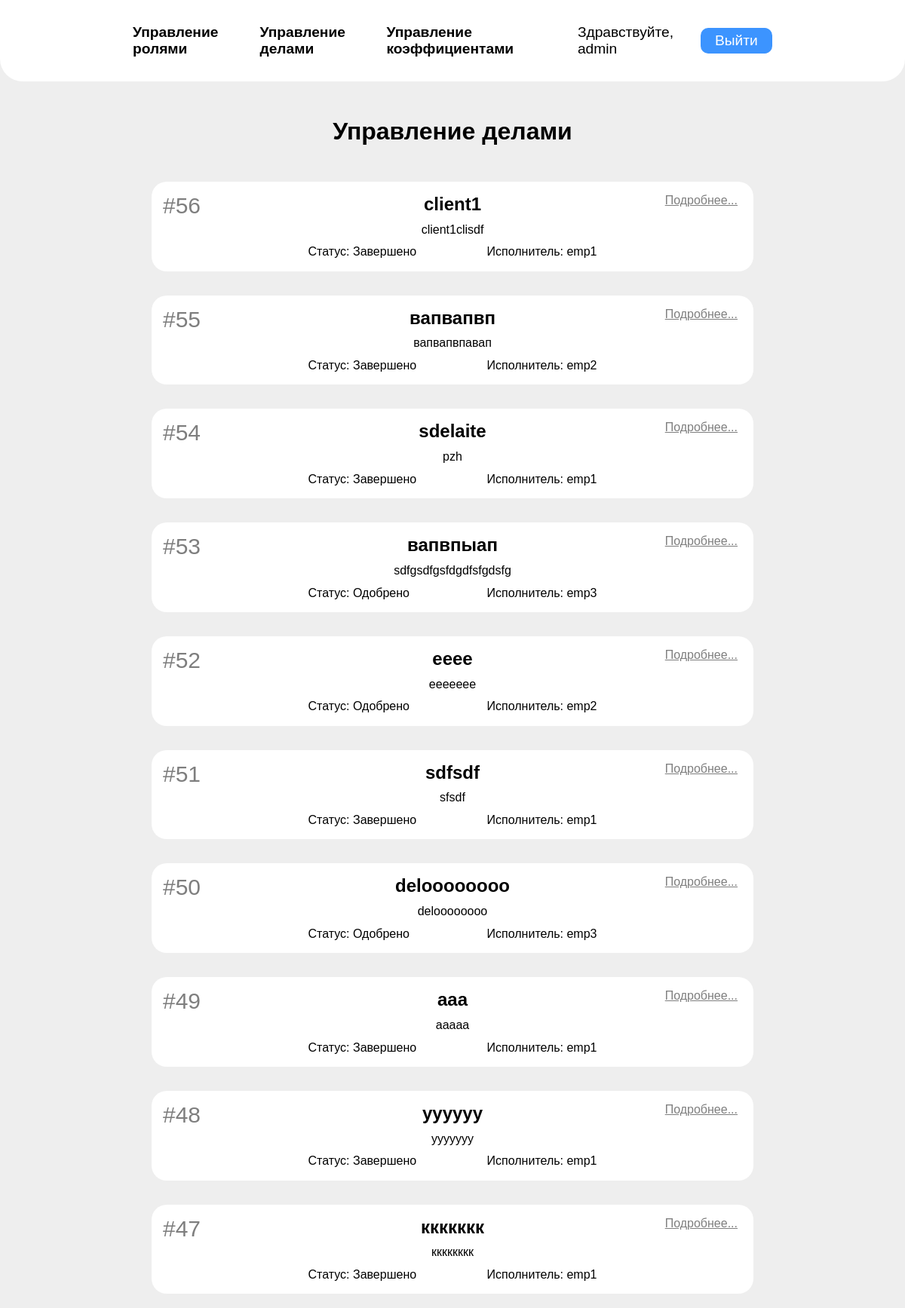
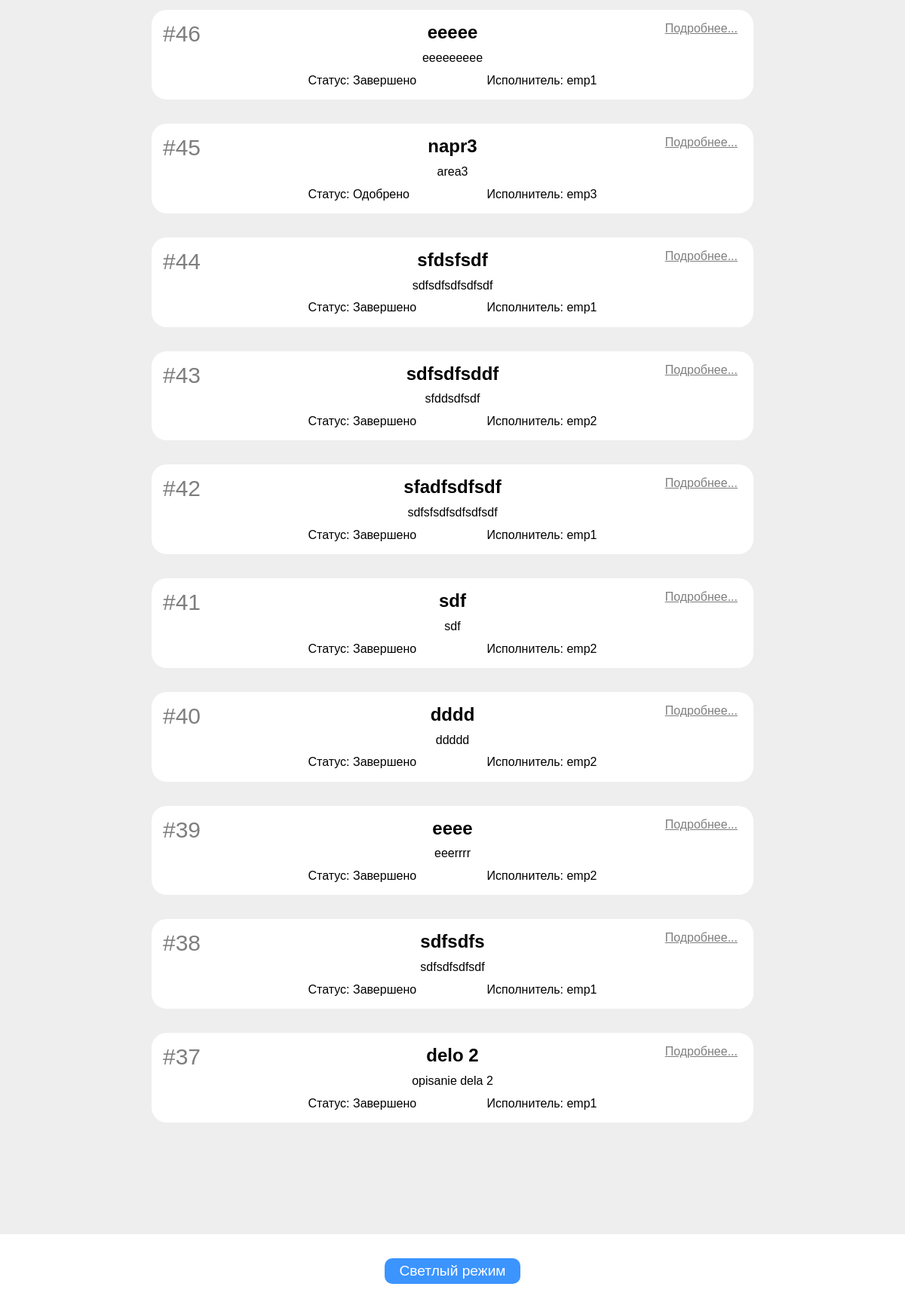
The app's page /Admin/TasksPage/AdminTasksPage.php (signed in) with its own data (2 pictures, top to bottom).
### tables this page shows
CREATE TABLE `task` (
  `id` int(11) NOT NULL,
  `name` varchar(30) NOT NULL,
  `description` text NOT NULL,
  `photoURL` varchar(255) DEFAULT NULL,
  `area_id` int(11) NOT NULL DEFAULT 1,
  `complexity_id` int(11) NOT NULL DEFAULT 1,
  `client_id` int(11) NOT NULL,
  `employee_id` int(11) NOT NULL,
  `employer_id` int(11) NOT NULL,
  `status` varchar(30) NOT NULL,
  `date` date DEFAULT NULL
);

CREATE TABLE `user` (
  `id` int(11) NOT NULL,
  `login` varchar(30) NOT NULL,
  `password` varchar(30) NOT NULL,
  `role` varchar(30) NOT NULL
);

### Admin/TasksPage/FetchShowTasks.php (the view, shortened to what this page needs)
<?php
include '../../db_connect.php';
$sql = "
    SELECT
        t.id AS task_id,
        t.name AS task_name,
        t.status AS task_status,
        t.description AS task_description,
        t.date AS task_date,
        a.name AS area_name,
        u.login AS employee_login
    FROM task t
    LEFT JOIN user u ON t.employee_id = u.id
    LEFT JOIN area a ON t.area_id = a.id
    ORDER BY t.id DESC";
$result = $conn->query($sql);
if ($result && $result->num_rows > 0) {
    while ($row = $result->fetch_assoc()) {
        $TaskTitle = $row['task_name'];
        $TaskId = $row['task_id'];
        $TaskDesc = $row['task_description'];
        $TaskStatus = $row['task_status'];
        $TaskEmployee = $row['employee_login'] ?? '-';
        ?>
        <div class="task">
            <h2 class="task-title"><?php echo $TaskTitle; ?></h2>
            <p class="task-desc"><?php echo $TaskDesc; ?></p>
            <span class="task-id">#<?php echo $TaskId; ?></span>
            <button class="task-details-btn">Подробнее...</button>
            <div class="task-bottom">
                <p class="task-status">Статус: <?php echo $TaskStatus; ?></p>
                <p class="task-employee">Исполнитель: <?php echo $TaskEmployee; ?></p>
            </div>
        </div>
        <?php
    }
} else {
    echo "<p>Дел нет.</p>";
}
?>

### assets/css/styles.css (style rules this page uses)
:root { --font-family: 'Poppins', sans-serif; --accent: #3c94ff; --accent-hover: #3053f0; --white: #fff; --light-gray: #eee; --main-color-dark: #252525; --text-color-dark: #848b97; }
*, *::before, *::after { box-sizing: border-box; }
h1, h2, h3, p { margin: 0; }
body { font-family: var(--font-family), sans-serif; background-color: var(--light-gray); }
.task { position: relative; padding: 1em; display: flex; flex-direction: column; align-items: center; gap: 0.7em; background-color: var(--white); width: 70%; border-radius: 20px; }
.task-bottom { width: 50%; display: flex; justify-content: space-between; }
.task-id { position: absolute; opacity: 0.5; left: 15px; top: 15px; font-size: 30px; }
.task-details-btn { position: absolute; opacity: 0.5; right: 15px; top: 15px; border: none; background-color: transparent; text-decoration: underline; cursor: pointer; transition: opacity 0.2s ease-in-out; }

### records on screen
task: name "client1", description "client1clisdf", id "56", status "Завершено", employee.login "emp1"
task: name "вапвапвп", description "вапвапвпавап", id "55", status "Завершено", employee.login "emp2"
task: name "sdelaite", description "pzh", id "54", status "Завершено", employee.login "emp1"
task: name "вапвпыап", description "sdfgsdfgsfdgdfsfgdsfg", id "53", status "Одобрено", employee.login "emp3"
task: name "eeee", description "eeeeeee", id "52", status "Одобрено", employee.login "emp2"
task: name "sdfsdf", description "sfsdf", id "51", status "Завершено", employee.login "emp1"
task: name "deloooooooo", description "deloooooooo", id "50", status "Одобрено", employee.login "emp3"
task: name "ааа", description "ааааа", id "49", status "Завершено", employee.login "emp1"
task: name "уууууу", description "ууууууу", id "48", status "Завершено", employee.login "emp1"
task: name "ккккккк", description "кккккккк", id "47", status "Завершено", employee.login "emp1"
task: name "еееее", description "еееееееее", id "46", status "Завершено", employee.login "emp1"
task: name "napr3", description "area3", id "45", status "Одобрено", employee.login "emp3"
task: name "sfdsfsdf", description "sdfsdfsdfsdfsdf", id "44", status "Завершено", employee.login "emp1"
task: name "sdfsdfsddf", description "sfddsdfsdf", id "43", status "Завершено", employee.login "emp2"
task: name "sfadfsdfsdf", description "sdfsfsdfsdfsdfsdf", id "42", status "Завершено", employee.login "emp1"
task: name "sdf", description "sdf", id "41", status "Завершено", employee.login "emp2"
task: name "dddd", description "ddddd", id "40", status "Завершено", employee.login "emp2"
task: name "eeee", description "eeerrrr", id "39", status "Завершено", employee.login "emp2"
task: name "sdfsdfs", description "sdfsdfsdfsdf", id "38", status "Завершено", employee.login "emp1"
task: name "delo 2", description "opisanie dela 2", id "37", status "Завершено", employee.login "emp1"

### other values on screen
$_SESSION['login'] "admin"
$pageTitle "Управление делами"
